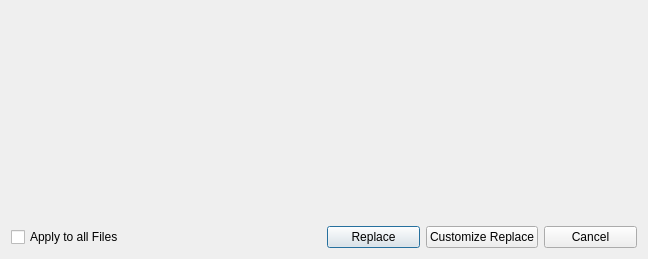
<?xml version="1.0" encoding="UTF-8"?>
<ui version="4.0">
 <class>Dialog</class>
 <widget class="QDialog" name="Dialog">
  <property name="geometry">
   <rect>
    <x>0</x>
    <y>0</y>
    <width>648</width>
    <height>259</height>
   </rect>
  </property>
  <property name="windowTitle">
   <string>Dialog</string>
  </property>
  <layout class="QVBoxLayout" name="verticalLayout_7">
   <item>
    <widget class="EPVReplaceForm" name="ReplaceForm" native="true">
     <property name="minimumSize">
      <size>
       <width>220</width>
       <height>185</height>
      </size>
     </property>
    </widget>
   </item>
   <item>
    <layout class="QHBoxLayout" name="horizontalLayout_2">
     <item>
      <widget class="QCheckBox" name="ApplyToAll">
       <property name="text">
        <string>Apply to all Files</string>
       </property>
      </widget>
     </item>
     <item>
      <layout class="QHBoxLayout" name="horizontalLayout">
       <item>
        <widget class="QPushButton" name="Replace">
         <property name="text">
          <string>Replace</string>
         </property>
        </widget>
       </item>
       <item>
        <widget class="QPushButton" name="Customize">
         <property name="text">
          <string>Customize Replace</string>
         </property>
        </widget>
       </item>
       <item>
        <widget class="QPushButton" name="Cancel">
         <property name="text">
          <string>Cancel</string>
         </property>
        </widget>
       </item>
      </layout>
     </item>
    </layout>
   </item>
  </layout>
 </widget>
 <customwidgets>
  <customwidget>
   <class>EPVReplaceForm</class>
   <extends>QWidget</extends>
   <header>model.EPVReplaceSelector</header>
   <container>1</container>
  </customwidget>
 </customwidgets>
 <resources/>
 <connections/>
</ui>
